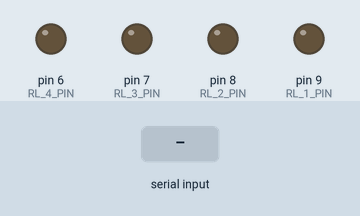
The sketch below on a simulated Arduino Uno, built with avr-gcc and run on an emulated ATmega328P. Shown: output pins drawn as LEDs (lit = HIGH). Inputs (shaded band) come from the test bench.

Above: at 1.2 s.
1.3 s: "90,45\n" received over Serial
At 2.2 s:
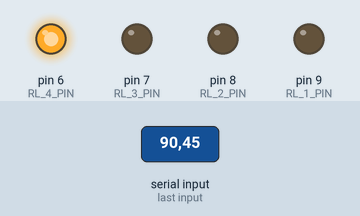
2.8 s: "30,150\n" received over Serial
At 3.4 s:
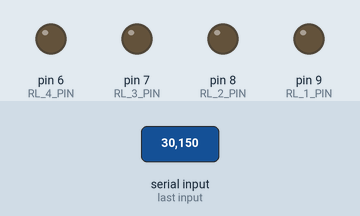
4.3 s: "1\n" received over Serial
At 5.5 s:
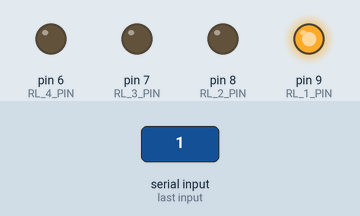
5.8 s: "2\n" received over Serial
At 6.7 s:
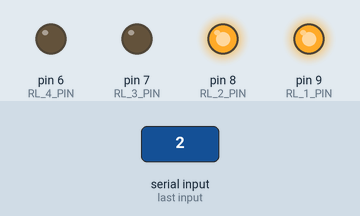
7.3 s: "3\n" received over Serial
At 7.8 s:
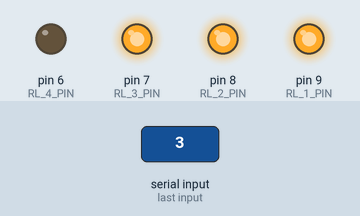
8.8 s: "4\n" received over Serial
At 10.2 s:
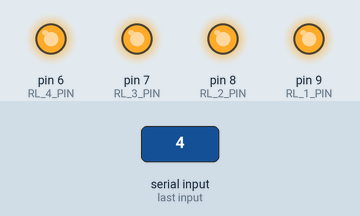
Timing chart, 0 to 11.3 s (numbered marks = the images above; inputs shaded):
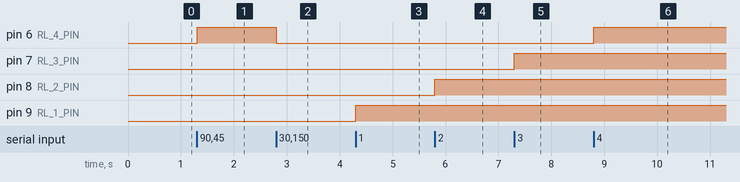

Measured:
- after the input at 1.3 s, pin 6 (RL_4_PIN): LOW → HIGH at once
- after the input at 2.8 s, pin 6 (RL_4_PIN): HIGH → LOW at once
- after the input at 4.3 s, pin 9 (RL_1_PIN): LOW → HIGH at once
- after the input at 5.8 s, pin 8 (RL_2_PIN): LOW → HIGH at once
- after the input at 7.3 s, pin 7 (RL_3_PIN): LOW → HIGH at once
- after the input at 8.8 s, pin 6 (RL_4_PIN): LOW → HIGH at once

The sketch:

power_random_relays_with_pi.ino
```cpp
//Here I listen for a what the the random number the Pi gives me and power on a relay accordingly.


#define RL_1_PIN 9
#define RL_2_PIN 8
#define RL_3_PIN 7
#define RL_4_PIN 6

void ALL_OFF(){
  digitalWrite(RL_1_PIN, LOW);
  digitalWrite(RL_2_PIN, LOW);
  digitalWrite(RL_3_PIN, LOW);
  digitalWrite(RL_4_PIN, LOW);
}


void setup() {
  Serial.begin(9600);
  pinMode(RL_1_PIN, OUTPUT);
  pinMode(RL_2_PIN, OUTPUT);
  pinMode(RL_3_PIN, OUTPUT);
  pinMode(RL_4_PIN, OUTPUT);

  ALL_OFF();
}

bool state;

void loop() {
  if (Serial.available() > 0) { //check if Pi has sent sth
    int ledNumber = Serial.read() - '0'; // this is a little trick to convert the received string into an integer.

//    ALL_OFF();
    switch (ledNumber) {
      case 1:
        state = digitalRead(RL_1_PIN);
        state = !state;
        digitalWrite(RL_1_PIN, state);
        break;
      case 2:
        state = digitalRead(RL_2_PIN);
        state = !state;
        digitalWrite(RL_2_PIN, state);
        break;
      case 3:
        state = digitalRead(RL_3_PIN);
        state = !state;
        digitalWrite(RL_3_PIN, state);
        break;
      case 4:
        state = digitalRead(RL_4_PIN);
        state = !state;
        digitalWrite(RL_4_PIN, state);
        break;
      case 0:
      ALL_OFF();
      default:
        break;
    }

  }

}
```
